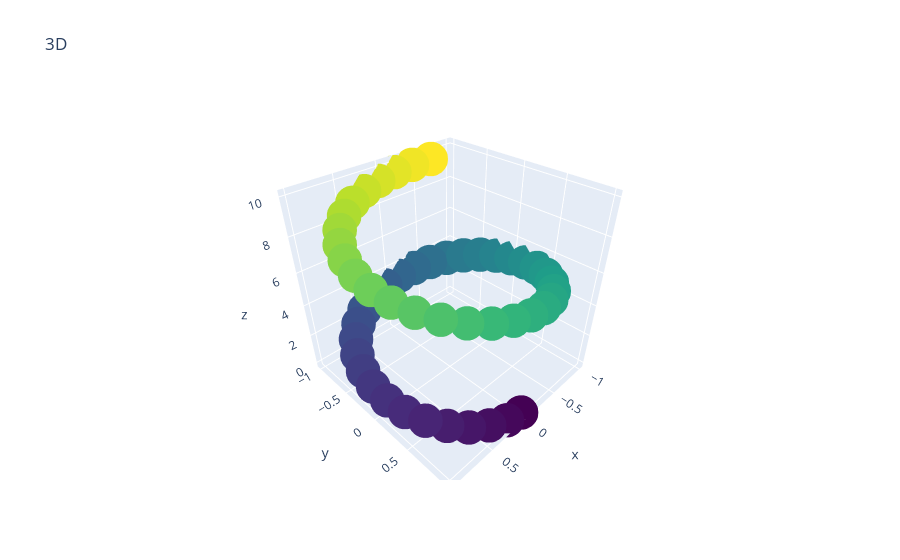

Notebook code for this chart:
### Code cell
import plotly.graph_objects as go

z=np.linspace(0,10,50)
x=np.sin(z)
y=np.cos(z)

trace=go.Scatter3d(x=x,y=y,z=z,mode='markers',marker=dict(size=12,color=z,colorscale='viridis'))
layout=go.Layout(title='3D')
fig=go.Figure(data=[trace],layout=layout)
fig.show()
